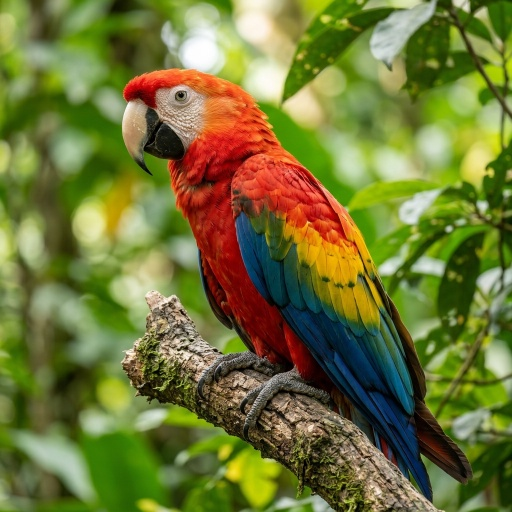
#> input picture DIP/image.jpeg, 512 x 512 px
$ python correlation_convolution.py
#> lines starting #> are read from the running program, lines starting #| are printed output that depends on the picture
# Question 15: Perform spatial correlation and convolution using custom kernels
import cv2
import numpy as np
import matplotlib.pyplot as plt
# Read the image in grayscale
image = cv2.imread("image.jpeg", 0)
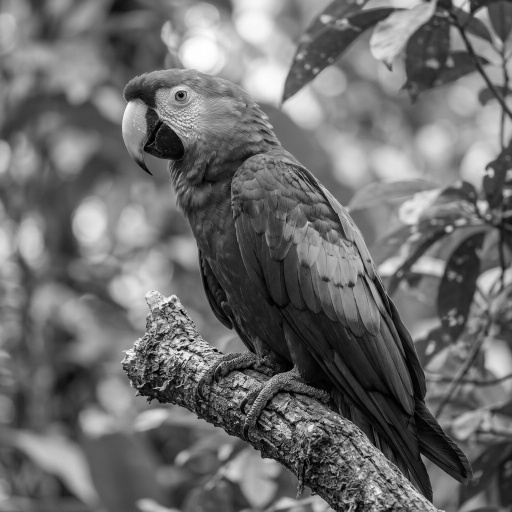
#> image: shape (512, 512); min 0, max 255, mean 109.1
# Define a custom kernel
kernel = np.array([
    [1, 2, 1],
    [0, 0, 0],
    [-1, -2, -1]
], dtype=np.float32)
# -----------------------------
# Spatial Correlation
# -----------------------------
correlation = cv2.filter2D(image, -1, kernel)
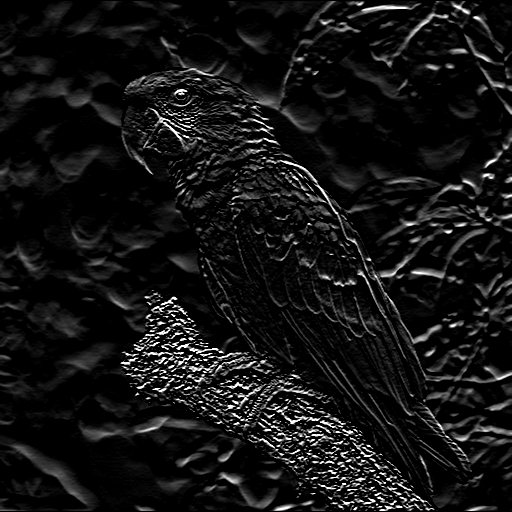
#> correlation: shape (512, 512); min 0, max 255, mean 19.9
# -----------------------------
# Spatial Convolution
# -----------------------------
# Flip the kernel by 180 degrees
flipped_kernel = cv2.flip(kernel, -1)
convolution = cv2.filter2D(image, -1, flipped_kernel)
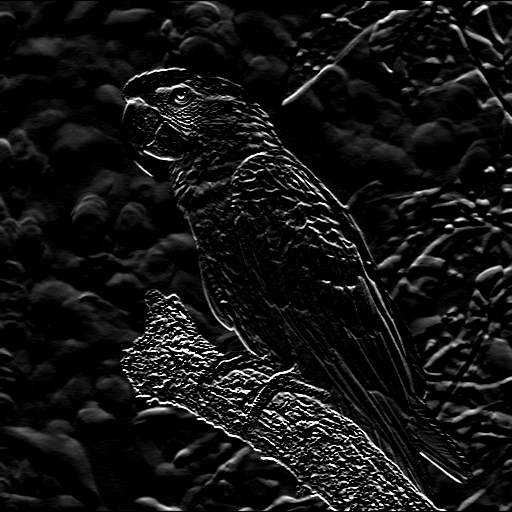
#> convolution: shape (512, 512); min 0, max 255, mean 19.5
# -----------------------------
# Display Results
# -----------------------------
plt.figure(figsize=(15, 5))
plt.subplot(1, 3, 1)
plt.imshow(image, cmap="gray")
plt.title("Original Image")
plt.axis("off")
plt.subplot(1, 3, 2)
plt.imshow(correlation, cmap="gray")
plt.title("Spatial Correlation")
plt.axis("off")
plt.subplot(1, 3, 3)
plt.imshow(convolution, cmap="gray")
plt.title("Spatial Convolution")
plt.axis("off")
plt.tight_layout()
plt.show()
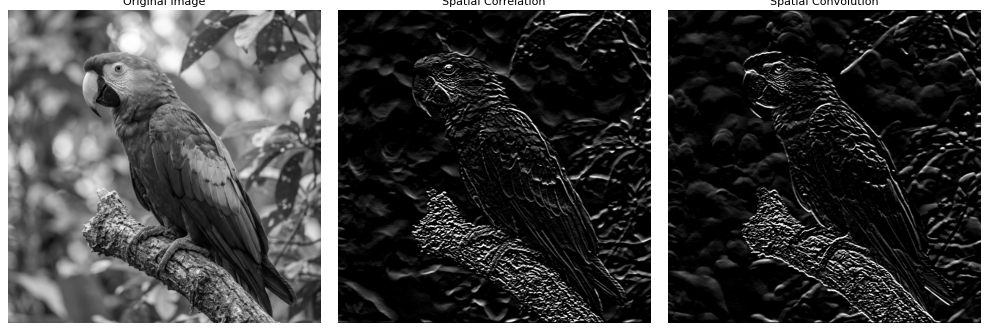
#> figure drawn by matplotlib, 3 panels
